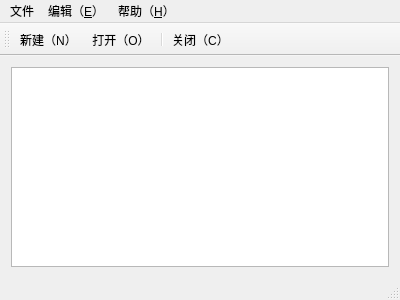
<?xml version="1.0" encoding="UTF-8"?>
<ui version="4.0">
 <class>MainWindow</class>
 <widget class="QMainWindow" name="MainWindow">
  <property name="geometry">
   <rect>
    <x>0</x>
    <y>0</y>
    <width>400</width>
    <height>300</height>
   </rect>
  </property>
  <property name="windowTitle">
   <string>MainWindow</string>
  </property>
  <widget class="QWidget" name="centralWidget">
   <layout class="QGridLayout" name="gridLayout">
    <item row="0" column="0">
     <widget class="QTextEdit" name="textEdit"/>
    </item>
   </layout>
  </widget>
  <widget class="QMenuBar" name="menuBar">
   <property name="geometry">
    <rect>
     <x>0</x>
     <y>0</y>
     <width>400</width>
     <height>17</height>
    </rect>
   </property>
   <widget class="QMenu" name="menu">
    <property name="title">
     <string>文件</string>
    </property>
    <addaction name="action_N"/>
    <addaction name="action_O"/>
    <addaction name="action_C"/>
    <addaction name="separator"/>
    <addaction name="action_S"/>
    <addaction name="action_A"/>
    <addaction name="separator"/>
    <addaction name="action_X"/>
   </widget>
   <widget class="QMenu" name="menu_E">
    <property name="title">
     <string>编辑（&amp;E）</string>
    </property>
    <addaction name="action_Z"/>
    <addaction name="separator"/>
    <addaction name="action_X_2"/>
    <addaction name="action_C_2"/>
    <addaction name="action_V"/>
    <addaction name="separator"/>
    <addaction name="action_F"/>
   </widget>
   <widget class="QMenu" name="menu_H">
    <property name="title">
     <string>帮助（&amp;H）</string>
    </property>
    <addaction name="action_6"/>
   </widget>
   <addaction name="menu"/>
   <addaction name="menu_E"/>
   <addaction name="menu_H"/>
  </widget>
  <widget class="QToolBar" name="mainToolBar">
   <attribute name="toolBarArea">
    <enum>TopToolBarArea</enum>
   </attribute>
   <attribute name="toolBarBreak">
    <bool>false</bool>
   </attribute>
   <addaction name="action_N"/>
   <addaction name="action_O"/>
   <addaction name="separator"/>
   <addaction name="action_C"/>
  </widget>
  <widget class="QStatusBar" name="statusBar"/>
  <action name="action_N">
   <property name="icon">
    <iconset resource="images/images.qrc">
     <normaloff>:/images/IMG_2318.JPG</normaloff>:/images/IMG_2318.JPG</iconset>
   </property>
   <property name="text">
    <string>新建（&amp;N）</string>
   </property>
   <property name="shortcut">
    <string>Ctrl+N</string>
   </property>
  </action>
  <action name="action_O">
   <property name="icon">
    <iconset resource="images/images.qrc">
     <normaloff>:/images/(Preview).png</normaloff>:/images/(Preview).png</iconset>
   </property>
   <property name="text">
    <string>打开（&amp;O）</string>
   </property>
   <property name="shortcut">
    <string>Ctrl+O</string>
   </property>
  </action>
  <action name="action_C">
   <property name="icon">
    <iconset resource="images/images.qrc">
     <normaloff>:/images/IMG_2318.JPG</normaloff>:/images/IMG_2318.JPG</iconset>
   </property>
   <property name="text">
    <string>关闭（&amp;C）</string>
   </property>
   <property name="shortcut">
    <string>Ctrl+C</string>
   </property>
  </action>
  <action name="action_S">
   <property name="text">
    <string>保存（&amp;S）</string>
   </property>
   <property name="shortcut">
    <string>Ctrl+S</string>
   </property>
  </action>
  <action name="action_A">
   <property name="text">
    <string>另存为（&amp;A）</string>
   </property>
   <property name="shortcut">
    <string>Ctrl+A</string>
   </property>
  </action>
  <action name="action_X">
   <property name="text">
    <string>退出（&amp;X）</string>
   </property>
   <property name="shortcut">
    <string>Ctrl+X</string>
   </property>
  </action>
  <action name="action_Z">
   <property name="text">
    <string>撤销（&amp;Z）</string>
   </property>
   <property name="shortcut">
    <string>Ctrl+Z</string>
   </property>
  </action>
  <action name="action_X_2">
   <property name="text">
    <string>剪切（&amp;X）</string>
   </property>
   <property name="shortcut">
    <string>Ctrl+X</string>
   </property>
  </action>
  <action name="action_C_2">
   <property name="text">
    <string>复制（&amp;C）</string>
   </property>
   <property name="shortcut">
    <string>Ctrl+C</string>
   </property>
  </action>
  <action name="action_V">
   <property name="text">
    <string>粘贴（&amp;V）</string>
   </property>
   <property name="shortcut">
    <string>Ctrl+V</string>
   </property>
  </action>
  <action name="action_F">
   <property name="text">
    <string>查找（&amp;F）</string>
   </property>
  </action>
  <action name="action_6">
   <property name="text">
    <string>关于</string>
   </property>
  </action>
 </widget>
 <layoutdefault spacing="6" margin="11"/>
 <resources>
  <include location="images/images.qrc"/>
 </resources>
 <connections/>
</ui>
